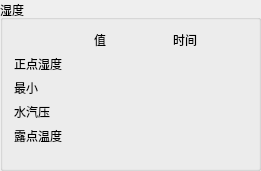
   <widget class="QGroupBox" name="RH_GB">
    <property name="geometry">
     <rect>
      <x>270</x>
      <y>10</y>
      <width>261</width>
      <height>171</height>
     </rect>
    </property>
    <property name="title">
     <string>湿度</string>
    </property>
    <layout class="QGridLayout" name="gridLayout_4">
     <item row="1" column="0">
      <widget class="QLabel" name="label_32">
       <property name="text">
        <string>正点湿度</string>
       </property>
      </widget>
     </item>
     <item row="3" column="0">
      <widget class="QLabel" name="label_36">
       <property name="text">
        <string>水汽压</string>
       </property>
      </widget>
     </item>
     <item row="2" column="0">
      <widget class="QLabel" name="label_35">
       <property name="text">
        <string>最小</string>
       </property>
      </widget>
     </item>
     <item row="4" column="0">
      <widget class="QLabel" name="label_37">
       <property name="text">
        <string>露点温度</string>
       </property>
      </widget>
     </item>
     <item row="0" column="2">
      <widget class="QLabel" name="label_34">
       <property name="text">
        <string>时间</string>
       </property>
      </widget>
     </item>
     <item row="0" column="1">
      <widget class="QLabel" name="label_33">
       <property name="text">
        <string>值</string>
       </property>
      </widget>
     </item>
     <item row="5" column="0">
      <spacer name="verticalSpacer_2">
       <property name="orientation">
        <enum>Qt::Vertical</enum>
       </property>
       <property name="sizeHint" stdset="0">
        <size>
         <width>20</width>
         <height>40</height>
        </size>
       </property>
      </spacer>
     </item>
     <item row="2" column="1">
      <widget class="MyDoubleLabel" name="MinRH_DL">
       <property name="styleSheet">
        <string notr="true"/>
       </property>
       <property name="rightText">
        <string>99999</string>
       </property>
       <property name="leftText">
        <string>99999</string>
       </property>
       <property name="alignment">
        <enum>MyDoubleLabel::AlignLeft</enum>
       </property>
      </widget>
     </item>
     <item row="3" column="1">
      <widget class="MyDoubleLabel" name="WP_DL">
       <property name="styleSheet">
        <string notr="true"/>
       </property>
       <property name="rightText">
        <string>99999</string>
       </property>
       <property name="leftText">
        <string>99999</string>
       </property>
       <property name="alignment">
        <enum>MyDoubleLabel::AlignLeft</enum>
       </property>
      </widget>
     </item>
     <item row="4" column="1">
      <widget class="MyDoubleLabel" name="TD_DL">
       <property name="styleSheet">
        <string notr="true"/>
       </property>
       <property name="rightText">
        <string>99999</string>
       </property>
       <property name="leftText">
        <string>99999</string>
       </property>
       <property name="alignment">
        <enum>MyDoubleLabel::AlignLeft</enum>
       </property>
      </widget>
     </item>
     <item row="1" column="1">
      <widget class="MyDoubleLabel" name="RH_DL">
       <property name="styleSheet">
        <string notr="true"/>
       </property>
       <property name="rightText">
        <string>99999</string>
       </property>
       <property name="leftText">
        <string>99999</string>
       </property>
       <property name="alignment">
        <enum>MyDoubleLabel::AlignLeft</enum>
       </property>
      </widget>
     </item>
     <item row="2" column="2">
      <widget class="MyDoubleLabel" name="MinRHT_DL">
       <property name="styleSheet">
        <string notr="true"/>
       </property>
       <property name="rightText">
        <string>99999</string>
       </property>
       <property name="leftText">
        <string>99999</string>
       </property>
       <property name="alignment">
        <enum>MyDoubleLabel::AlignLeft</enum>
       </property>
      </widget>
     </item>
    </layout>
   </widget>
